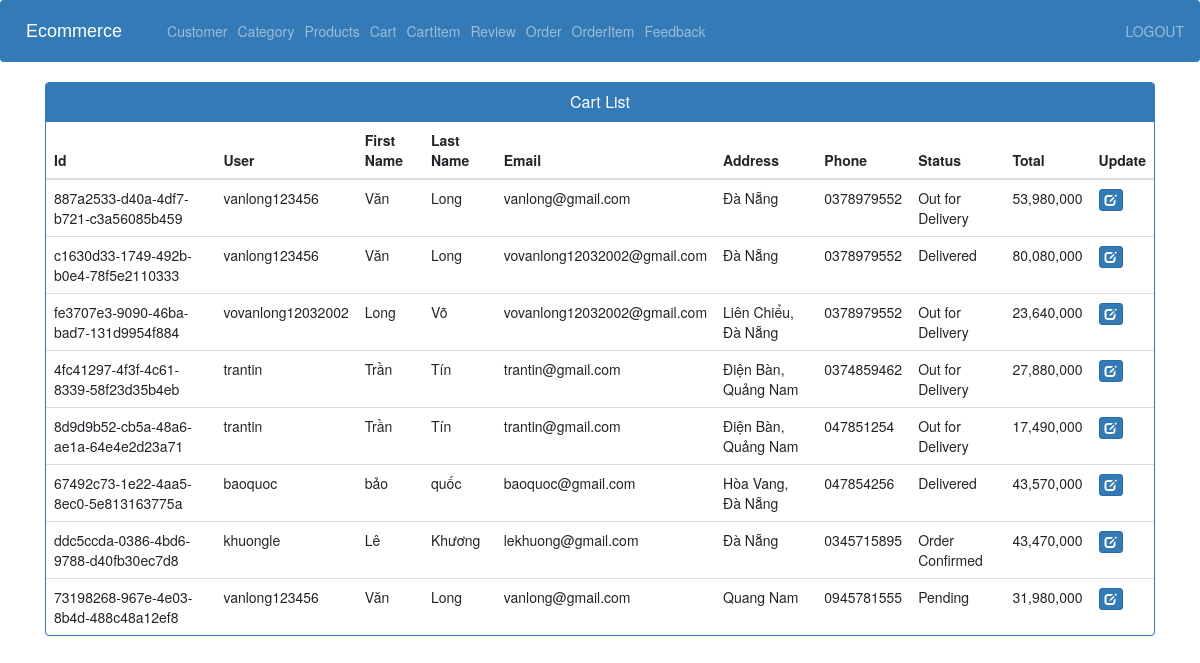
The app's page /order_view_admin/ (signed in), older data.
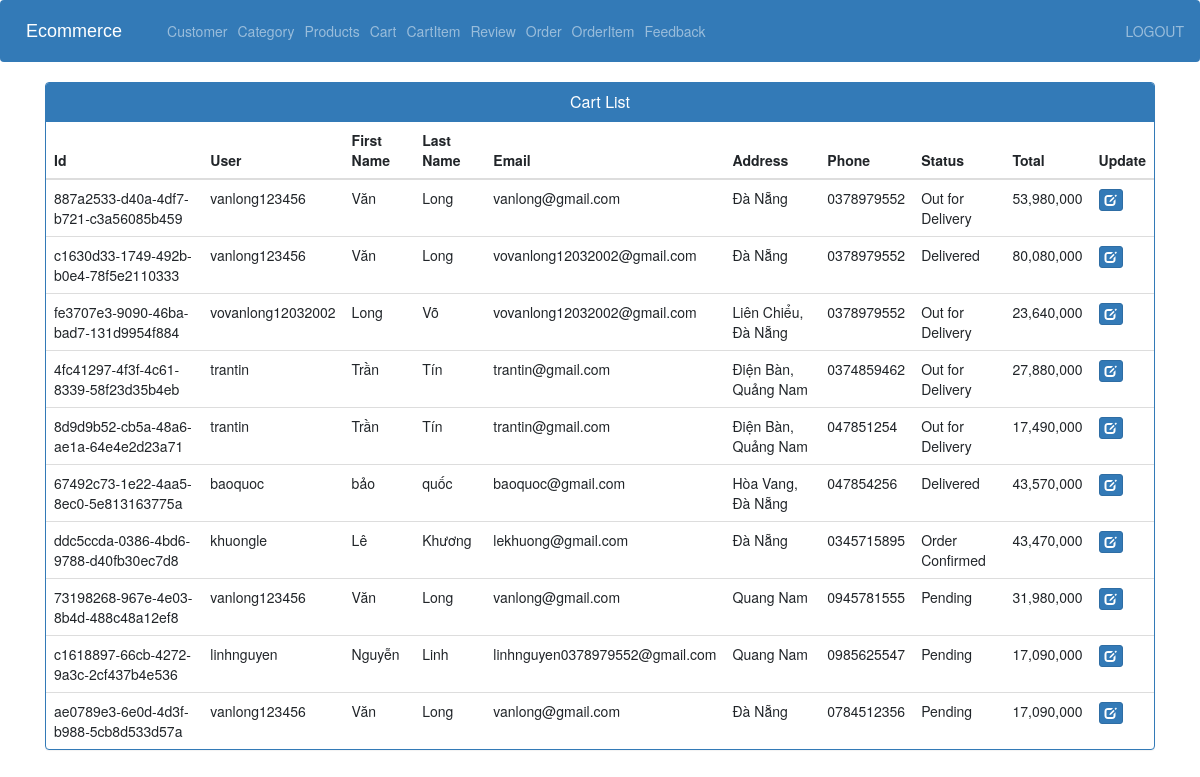
The same page, newer data.
### store/models.py (models this page shows)
class Order(models.Model):
    STATUS =(
        ('Pending','Pending'),
        ('Order Confirmed','Order Confirmed'),
        ('Out for Delivery','Out for Delivery'),
        ('Delivered','Delivered'),
    )
    id = models.UUIDField(default=uuid.uuid4, primary_key=True)
    user = models.ForeignKey(User, on_delete=models.CASCADE)
    first_name = models.CharField(max_length=255)
    last_name = models.CharField(max_length=255)
    email = models.EmailField(max_length=255)
    address = models.CharField(max_length=255)
    phone = models.CharField(max_length=255)
    date_ordered = models.DateTimeField(auto_now_add=True)
    status=models.CharField(max_length=50,null=True,choices=STATUS, default='Pending')
    total = models.FloatField()

### store/views.py (the view)
# urls.py: path('order_view_admin/',views.order_view_admin, name='order_view_admin'),
@login_required(login_url='adminlogin')
def order_view_admin(request):
    order_list= Order.objects.all()
    page = request.GET.get('page', 1)
    paginator = Paginator(order_list, 10)
    try:
        orders = paginator.page(page)
    except PageNotAnInteger:
        orders = paginator.page(1)
    except EmptyPage:
        orders = paginator.page(paginator.num_pages)
    context = {'orders':orders}
    return render(request, 'admin/view_order.html',context)

### store/templates/admin/view_order.html (shortened to what this page needs)
{% extends 'admin/admin_base.html' %}
{% load static %}
{% block content %}
<head>
  <link href="//netdna.bootstrapcdn.com/bootstrap/3.0.0/css/bootstrap.min.css" rel="stylesheet" id="bootstrap-css">
</head>
<div class="container vh-100">
  <div class="panel panel-primary">
    <div class="panel-heading">
      <h6 class="panel-title">Cart List</h6>
    </div>
    <table class="table table-hover" id="dev-table">
      <thead>
        <tr>
          <th>Id </th>
          <th>User</th>
          <th>First Name</th>
          <th>Last Name</th>
          <th>Email</th>
          <th>Address</th>
          <th>Phone</th>
          <th>Status</th>
          <th>Total</th>
          <th>Update</th>
        </tr>
      </thead>
      {% for p in orders %}
      {% if p %}
      <tr>
        <td> {{p.id}}</td>
        <td>{{ p.user.username }}</td>
        <td>{{p.first_name}}</td>
        <td>{{p.last_name}}</td>
        <td>{{p.email}}</td>
        <td>{{p.address}}</td>
        <td>{{p.phone}}</td>
        <td>{{p.status}}</td>
        <td>{{p.total|floatformat:"g"}}</td>
        <td><a class="btn btn-primary btn-xs" href="{% url 'view_update_order' p.id %}"><span class="glyphicon glyphicon-edit"></span></a></td>
      </tr>
      {%else%}
      <br><br><br>
      <h1>no products</h1>
      {% endif %}
      {% endfor %}
    </table>
  </div>
</div>
{% endblock content %}

Row changes from the older to the newer data that the page shows:
added Order: id "c1618897-66cb-4272-9a3c-2cf437b4e536", user.username "linhnguyen", first_name "Nguyễn", last_name "Linh", email "linhnguyen0378979552@gmail.com", address "Quang Nam", phone "0985625547", status "Pending", total "17,090,000"
added Order: id "ae0789e3-6e0d-4d3f-b988-5cb8d533d57a", user.username "vanlong123456", first_name "Văn", last_name "Long", email "vanlong@gmail.com", address "Đà Nẵng", phone "0784512356", status "Pending", total "17,090,000"
